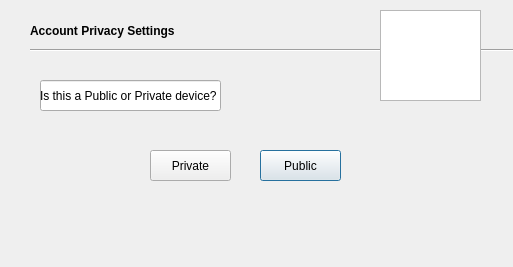
<?xml version="1.0" encoding="UTF-8"?>
<ui version="4.0">
 <class>Dialog</class>
 <widget class="QDialog" name="Dialog">
  <property name="geometry">
   <rect>
    <x>0</x>
    <y>0</y>
    <width>513</width>
    <height>267</height>
   </rect>
  </property>
  <property name="windowTitle">
   <string>Dialog</string>
  </property>
  <widget class="QLineEdit" name="lineEdit">
   <property name="enabled">
    <bool>true</bool>
   </property>
   <property name="geometry">
    <rect>
     <x>40</x>
     <y>80</y>
     <width>181</width>
     <height>31</height>
    </rect>
   </property>
   <property name="font">
    <font>
     <pointsize>9</pointsize>
    </font>
   </property>
   <property name="text">
    <string>Is this a Public or Private device?</string>
   </property>
   <property name="maxLength">
    <number>32770</number>
   </property>
  </widget>
  <widget class="QPushButton" name="PublicPush">
   <property name="geometry">
    <rect>
     <x>260</x>
     <y>150</y>
     <width>81</width>
     <height>31</height>
    </rect>
   </property>
   <property name="text">
    <string>Public</string>
   </property>
  </widget>
  <widget class="QPushButton" name="PrivatePush">
   <property name="geometry">
    <rect>
     <x>150</x>
     <y>150</y>
     <width>81</width>
     <height>31</height>
    </rect>
   </property>
   <property name="text">
    <string>Private</string>
   </property>
  </widget>
  <widget class="Line" name="line">
   <property name="geometry">
    <rect>
     <x>30</x>
     <y>40</y>
     <width>671</width>
     <height>20</height>
    </rect>
   </property>
   <property name="orientation">
    <enum>Qt::Horizontal</enum>
   </property>
  </widget>
  <widget class="QLabel" name="WelcomeLabelText">
   <property name="geometry">
    <rect>
     <x>30</x>
     <y>20</y>
     <width>331</width>
     <height>21</height>
    </rect>
   </property>
   <property name="font">
    <font>
     <weight>75</weight>
     <bold>true</bold>
    </font>
   </property>
   <property name="text">
    <string>Account Privacy Settings</string>
   </property>
  </widget>
  <widget class="QGraphicsView" name="graphicsView">
   <property name="geometry">
    <rect>
     <x>380</x>
     <y>10</y>
     <width>101</width>
     <height>91</height>
    </rect>
   </property>
   <property name="styleSheet">
    <string notr="true">border-image: url(:/Languages/build-MyMosqu-Desktop-Debug/Untitled-1.png);</string>
   </property>
  </widget>
 </widget>
 <resources/>
 <connections/>
</ui>
